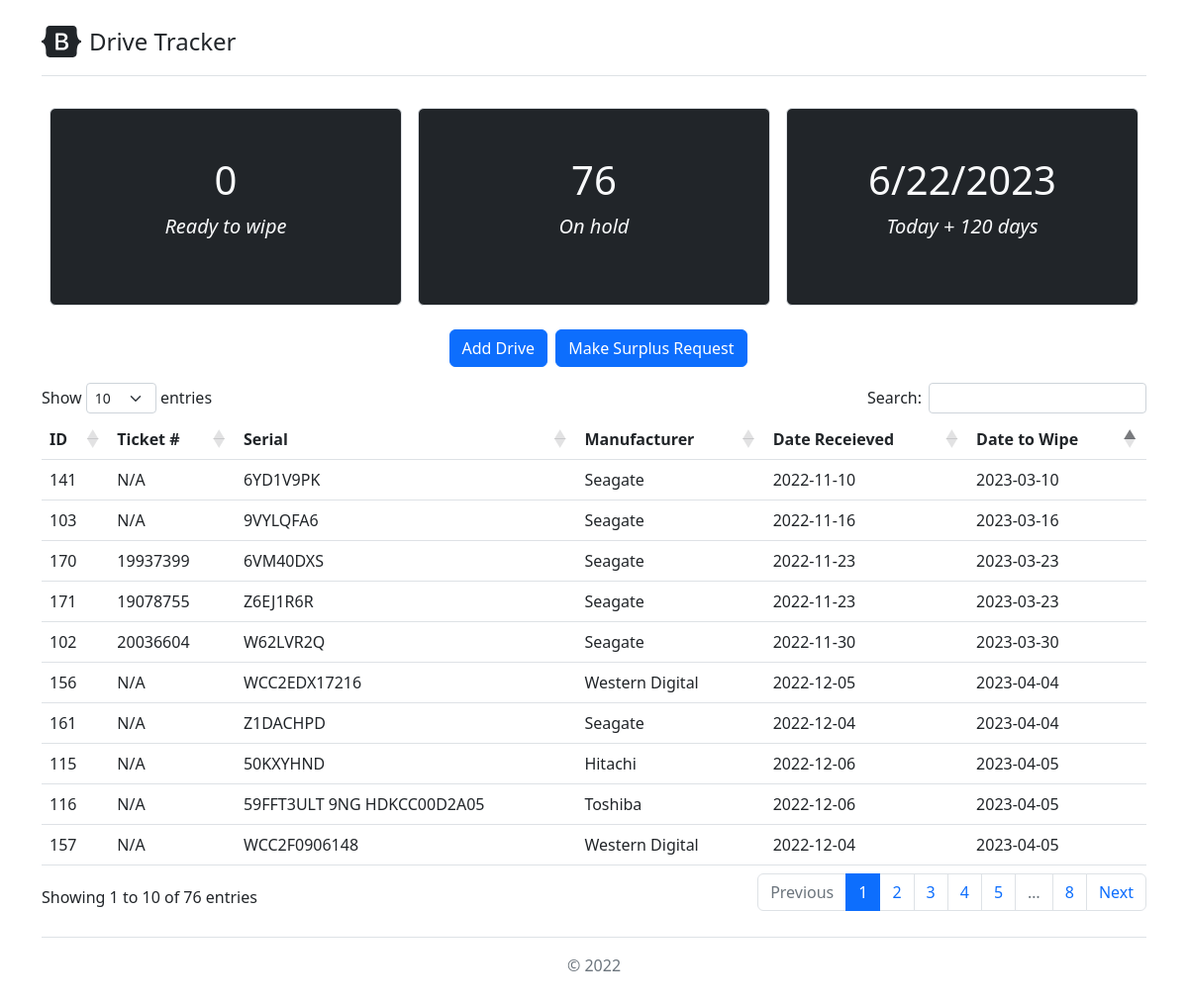
The page /home on the database its author committed.
### tables this page shows
CREATE TABLE drive_details 
(
    id INTEGER PRIMARY KEY AUTOINCREMENT,
    ticket_number TEXT,
    serial TEXT,
    manufacturer TEXT,
    date_received TEXT,
    date_to_wipe TEXT,
    date_received_unix TEXT,
    date_to_wipe_unix TEXT
);

### app.py (the view)
@app.route('/')
@app.route('/home')
def home_page():
    data = {}
    db = Database()
    data['drive_data'] = db.get_all()
    dates = [d[7] for d in data['drive_data']]
    data['ready_stats'] = enum_dates(dates)
    data['new_date'] = datetime.now() + timedelta(days=120)
    data['new_wipe_date'] = f'{data["new_date"].month}/{data["new_date"].day}/{data["new_date"].year}'
    data['current_date'] = datetime.now()
    add_drive_wipe_date = data['new_date'].strftime('%Y-%m-%d')
    return render_template('home.html', data=data, add_drive_wipe_date=add_drive_wipe_date, add_drive_current_date=data['current_date'])

### Database.py (called while the page is built)
    def get_all(self):
        try:
            query = 'SELECT * FROM drive_details'
            self.cursor.execute(query)
            drive_data = self.cursor.fetchall()
            self.connection.commit()
            self.connection.close()
            print("[+] Retrieved all records from `drive_details`")
            return drive_data
        except sqlite3.Error as err:
            self.error(err)

### app.py (called while the page is built)
def enum_dates(dates):
    result = {
        'ready_count': 0,
        'hold_count': 0,
    }
    todays_date = time.time()
    for date in dates:
        if float(date) <= float(todays_date):
            result['ready_count'] += 1
        else:
            result['hold_count'] += 1
    return result

### templates/home.html (shortened to what this page needs)
<!doctype html>
<html lang="en">
    <head>
        <link href="https://cdn.jsdelivr.net/npm/bootstrap@5.2.3/dist/css/bootstrap.min.css" rel="stylesheet">
        <link rel="stylesheet" href="https://cdn.jsdelivr.net/npm/bootstrap-icons@1.10.2/font/bootstrap-icons.css">
        <link rel='stylesheet'href="https://cdn.datatables.net/1.13.1/css/dataTables.bootstrap5.min.css"></link>
    </head>
    <body>
        <main>
            <div class="container py-4">
                <header class="pb-3 mb-4 border-bottom d-flex justify-content-between">
                    <a href="/" class="d-flex align-items-center text-dark text-decoration-none">
                        <span class="fs-4">Drive Tracker</span>
                    </a>
                </header>
                <div class="container-fluid">
                    <div class="row text-center">
                        <div class="col border p-5 m-2 rounded bg-dark text-light fs-5">
                            <h1>{{ data['ready_stats']['ready_count'] }}</h1>
                            <p><em>Ready to wipe</em></p>
                        </div>
                        <div class="col border p-5 m-2 rounded bg-dark text-light fs-5">
                            <h1>{{ data['ready_stats']['hold_count'] }}</h1>
                            <p><em>On hold</em></p>
                        </div>
                        <div class="col border p-5 m-2 rounded bg-dark text-light fs-5">
                            <h1>{{ data['new_wipe_date'] }}</h1>
                            <p><em>Today + 120 days</em></p>
                        </div>
                    </div>
                </div>
                <div class=" d-flex justify-content-center pt-3">
                    <button
                        class="btn btn-primary btn-md mx-2"
                        type="button"
                        role="button"
                        data-bs-toggle="modal"
                        data-bs-target="#addDrive"
                        >Add Drive
                    </button>
                    <a
                        class="btn btn-primary btn-md "
                        href="https://my.surplus.oregonstate.edu/"
                        target="_blank"
                        rel="noopener noreferrer"
                        role="button"
                        >Make Surplus Request
                    </a>
                </div>
                <div class="pt-3 mb-4">
                    <table id="driveTable" class="table table-hover">
                        <thead>
                            <tr>
                                <th scope="col">ID</th>
                                <th scope="col">Ticket #</th>
                                <th scope="col">Serial</th>
                                <th scope="col">Manufacturer</th>
                                <th scope="col">Date Receieved</th>
                                <th scope="col">Date to Wipe</th>
                            </tr>
                        </thead>
                        <tbody>
                            {% for drive in data['drive_data'] %}
                            <tr class='drive-row' role="button" data-bs-toggle="modal" data-bs-target="#modifyDrive{{drive[0]}}">
                                <td id='id' scope="row">{{ drive[0] }}</td>
                                <td id='ticketNumber'>{{ drive[1] }}</td>
                                <td id='serialNumber'>{{ drive[2] }}</td>
                                <td id='manufacturer'>{{ drive[3] }}</td>
                                <td data-order={{drive[6]}} id='dateReceieved'>{{ drive[4] }}</td>
                                <td data-order={{drive[7]}} id='dateToWipe'>{{ drive[5] }}</td>
                            </tr>
                            {% endfor %}
                        </tbody>
                    </table>
                </div>
                <footer class="pt-3 mt-4 text-muted text-center border-top">
                    &copy; 2022
                </footer>
            </div>
        </main>
    </body>
</html>

### rows shown on the page
drive_details: id "102", ticket_number "20036604", serial "W62LVR2Q", manufacturer "Seagate", date_received "2022-11-30", date_to_wipe "2023-03-30"
drive_details: id "103", ticket_number "N/A", serial "9VYLQFA6", manufacturer "Seagate", date_received "2022-11-16", date_to_wipe "2023-03-16"
drive_details: id "115", ticket_number "N/A", serial "50KXYHND", manufacturer "Hitachi", date_received "2022-12-06", date_to_wipe "2023-04-05"
drive_details: id "116", ticket_number "N/A", serial "59FFT3ULT 9NG HDKCC00D2A05", manufacturer "Toshiba", date_received "2022-12-06", date_to_wipe "2023-04-05"
drive_details: id "141", ticket_number "N/A", serial "6YD1V9PK", manufacturer "Seagate", date_received "2022-11-10", date_to_wipe "2023-03-10"
drive_details: id "156", ticket_number "N/A", serial "WCC2EDX17216", manufacturer "Western Digital", date_received "2022-12-05", date_to_wipe "2023-04-04"
drive_details: id "157", ticket_number "N/A", serial "WCC2F0906148", manufacturer "Western Digital", date_received "2022-12-04", date_to_wipe "2023-04-05"
drive_details: id "161", ticket_number "N/A", serial "Z1DACHPD", manufacturer "Seagate", date_received "2022-12-04", date_to_wipe "2023-04-04"
drive_details: id "170", ticket_number "19937399", serial "6VM40DXS", manufacturer "Seagate", date_received "2022-11-23", date_to_wipe "2023-03-23"
drive_details: id "171", ticket_number "19078755", serial "Z6EJ1R6R", manufacturer "Seagate", date_received "2022-11-23", date_to_wipe "2023-03-23"

### other values the page prints
{{ data['ready_stats']['ready_count'] }} "0"
{{ data['ready_stats']['hold_count'] }} "76"
{{ data['new_wipe_date'] }} "6/22/2023"
